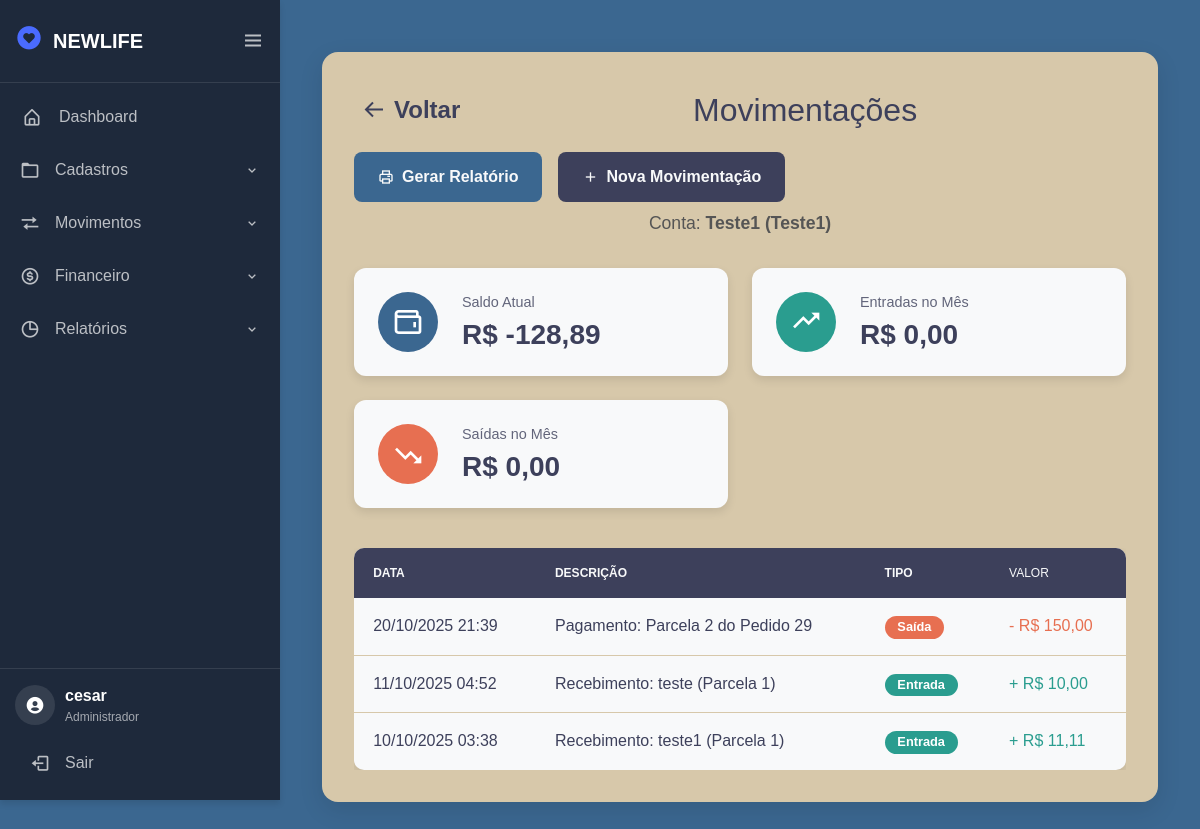
/financeiro/movimento/2 (signed in), run on an earlier commit of the app's database.
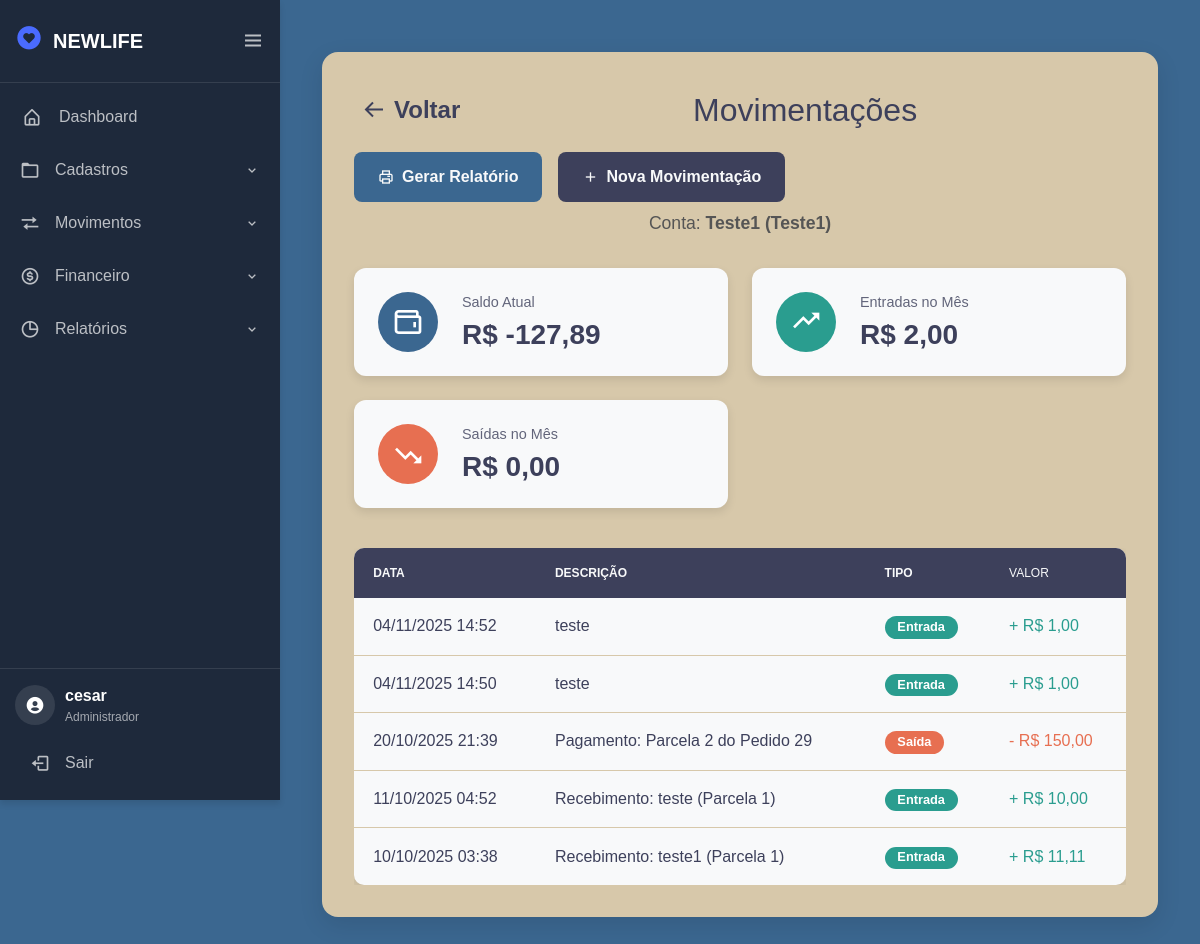
And on a later commit of the database.
### financeiro/models.py (models this page shows, shortened)
class ContaBancaria(models.Model):
    TIPO_CONTA_CHOICES = [
        ('corrente', 'Conta Corrente'),
        ('poupanca', 'Poupança'),
    ]
    nome = models.CharField(max_length=100)
    banco = models.CharField(max_length=100)
    agencia = models.CharField(max_length=20, blank=True, null=True)
    numero_conta = models.CharField(max_length=50)
    tipo_conta = models.CharField(max_length=20, choices=TIPO_CONTA_CHOICES)
    saldo_inicial = models.DecimalField(max_digits=12, decimal_places=2, default=0.00)
    data_criacao = models.DateTimeField(default=timezone.now)
    data_atualizacao = models.DateTimeField(auto_now=True)
    ativo = models.BooleanField(default=True)

class MovimentacaoBancaria(models.Model):
    TIPO_MOVIMENTACAO = [
        ('entrada', 'Entrada'),
        ('saida', 'Saída'),
    ]
    conta = models.ForeignKey(ContaBancaria, on_delete=models.CASCADE, related_name="movimentacoes")
    descricao = models.CharField(max_length=255)
    tipo = models.CharField(max_length=10, choices=TIPO_MOVIMENTACAO)
    valor = models.DecimalField(max_digits=12, decimal_places=2)
    data = models.DateTimeField(default=timezone.now)

### financeiro/views.py (the view, shortened to what this page needs)
# urls.py: path('movimento/<conta_id>', views.movimentacoes, name='movimentacoes'),
@login_required(login_url='/login/')
def movimentacoes(request, conta_id):
    conta = get_object_or_404(ContaBancaria, id=conta_id)
    movimentacoes = conta.movimentacoes.order_by('-data')
    saldo_total = conta.saldo_inicial
    hoje = timezone.now()
    movimentacoes_mes = movimentacoes.filter(data__month=hoje.month, data__year=hoje.year)
    total_entradas_mes = movimentacoes_mes.filter(tipo='entrada').aggregate(total=models.Sum('valor'))['total'] or 0
    total_saidas_mes = movimentacoes_mes.filter(tipo='saida').aggregate(total=models.Sum('valor'))['total'] or 0
    context = {
        'conta': conta,
        'movimentacoes': movimentacoes,
        'saldo_total': conta.saldo_inicial,
        'total_entradas_mes': total_entradas_mes,
        'total_saidas_mes': total_saidas_mes,
    }
    return render(request, 'movimentacao.html', context)

### financeiro/templates/movimentacao.html (shortened to what this page needs)
{% extends "tela.html" %}
{% load static %}
{% block 'head' %}
    <link rel="stylesheet" href="{% static 'css/movimentacoes.css' %}">
    <link href='https://unpkg.com/boxicons@2.1.4/css/boxicons.min.css' rel='stylesheet'>
{% endblock %}
{% block 'dashboard' %}
<div class="container-principal">
    <div class="header-pagina">
        <a href="{% url 'contaBancaria' %}" class="botao-voltar"><i class='bx bx-arrow-back'></i> Voltar</a>
        <h1>Movimentações</h1>
        <div class="botoes-header">
        <a href="{% url 'relatorioConta'%}" class="botao-secundario"><i class='bx bx-printer'></i> Gerar Relatório</a>
        <button type="button" class="botao-principal" id="open_modal_button"><i class='bx bx-plus'></i> Nova Movimentação</button>
        </div>
    </div>
    <p class="subtitulo-pagina">Conta: <strong>{{ conta.nome }} ({{ conta.banco }})</strong></p>
    <div class="grid-saldo">
        <div class="card-saldo saldo-total">
            <div class="card-icon"><i class='bx bx-wallet'></i></div>
            <div class="card-content">
                <p>Saldo Atual</p>
                <h3>R$ {{ saldo_total|floatformat:2 }}</h3>
            </div>
        </div>
        <div class="card-saldo saldo-entradas">
            <div class="card-icon"><i class='bx bx-trending-up'></i></div>
            <div class="card-content">
                <p>Entradas no Mês</p>
                <h3>R$ {{ total_entradas_mes|floatformat:2 }}</h3>
            </div>
        </div>
        <div class="card-saldo saldo-saidas">
            <div class="card-icon"><i class='bx bx-trending-down'></i></div>
            <div class="card-content">
                <p>Saídas no Mês</p>
                <h3>R$ {{ total_saidas_mes|floatformat:2 }}</h3>
            </div>
        </div>
    </div>
    <div class="container-tabela">
        <table id="tabela-movimentacoes">
            <thead>
                <tr>
                    <th>Data</th>
                    <th>Descrição</th>
                    <th>Tipo</th>
                    <th class="coluna-valor">Valor</th>
                </tr>
            </thead>
            <tbody>
                {% for mov in movimentacoes %}
                <tr>
                    <td data-label="Data">{{ mov.data|date:"d/m/Y H:i" }}</td>
                    <td data-label="Descrição">{{ mov.descricao }}</td>
                    <td data-label="Tipo">
                        {% if mov.tipo == 'entrada' %}
                            <span class="badge tipo-entrada">{{ mov.get_tipo_display }}</span>
                        {% else %}
                            <span class="badge tipo-saida">{{ mov.get_tipo_display }}</span>
                        {% endif %}
                    </td>
                    <td data-label="Valor" class="coluna-valor {% if mov.tipo == 'entrada' %}valor-entrada{% else %}valor-saida{% endif %}">
                        {% if mov.tipo == 'entrada' %}+{% else %}-{% endif %} R$ {{ mov.valor|floatformat:2 }}
                    </td>
                </tr>
                {% empty %}
                <tr>
                    <td colspan="4" class="sem-dados">Nenhuma movimentação registrada nesta conta.</td>
                </tr>
                {% endfor %}
            </tbody>
        </table>
    </div>
</div>
{% endblock %}

What changed in the data, as far as the page shows it:
changed ContaBancaria "Teste1": saldo_inicial "-128,89" → "-127,89"
added MovimentacaoBancaria: data "04/11/2025 14:52", descricao "teste", tipo "Entrada", valor "1,00"
added MovimentacaoBancaria: data "04/11/2025 14:50", descricao "teste", tipo "Entrada", valor "1,00"
Also different on the page:
{{ total_entradas_mes|floatformat:2 }}: "0,00" → "2,00"
